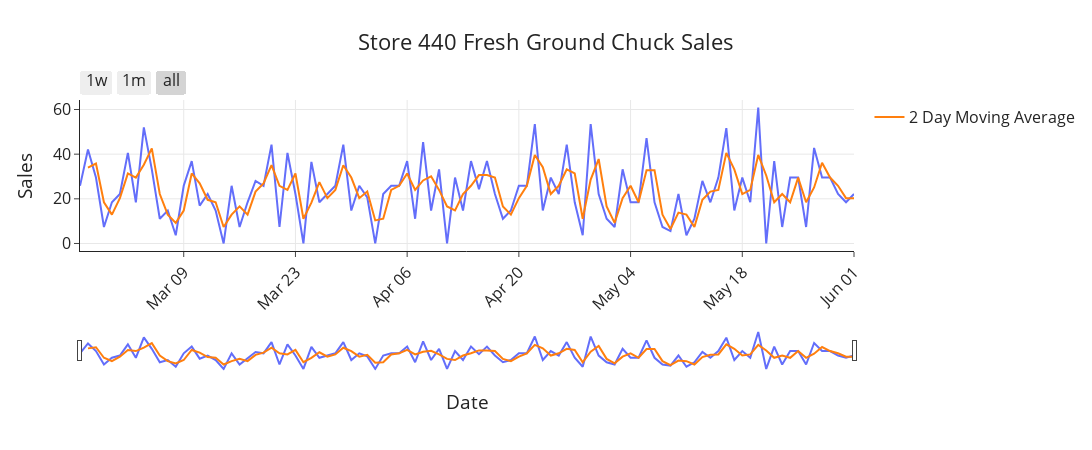

The notebook cell saved with this chart:
### Code cell
plot_v2(title='Milk', data=ds, x='sale_date', y='sales',
     x_label='Date', y_label='Sales')
